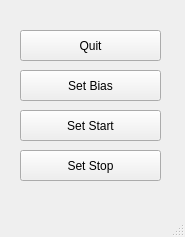
<?xml version="1.0" encoding="UTF-8"?>
<ui version="4.0">
 <class>MainWindow</class>
 <widget class="QMainWindow" name="MainWindow">
  <property name="geometry">
   <rect>
    <x>0</x>
    <y>0</y>
    <width>185</width>
    <height>237</height>
   </rect>
  </property>
  <property name="windowTitle">
   <string>MainWindow</string>
  </property>
  <widget class="QWidget" name="centralwidget">
   <widget class="QPushButton" name="Setbias">
    <property name="geometry">
     <rect>
      <x>20</x>
      <y>70</y>
      <width>141</width>
      <height>31</height>
     </rect>
    </property>
    <property name="text">
     <string>Set Bias</string>
    </property>
   </widget>
   <widget class="QPushButton" name="Setstart">
    <property name="geometry">
     <rect>
      <x>20</x>
      <y>110</y>
      <width>141</width>
      <height>31</height>
     </rect>
    </property>
    <property name="text">
     <string>Set Start</string>
    </property>
   </widget>
   <widget class="QPushButton" name="Setstop">
    <property name="geometry">
     <rect>
      <x>20</x>
      <y>150</y>
      <width>141</width>
      <height>31</height>
     </rect>
    </property>
    <property name="text">
     <string>Set Stop</string>
    </property>
   </widget>
   <widget class="QPushButton" name="Quit">
    <property name="geometry">
     <rect>
      <x>20</x>
      <y>30</y>
      <width>141</width>
      <height>31</height>
     </rect>
    </property>
    <property name="text">
     <string>Quit</string>
    </property>
   </widget>
  </widget>
  <widget class="QMenuBar" name="menubar">
   <property name="geometry">
    <rect>
     <x>0</x>
     <y>0</y>
     <width>185</width>
     <height>26</height>
    </rect>
   </property>
  </widget>
  <widget class="QStatusBar" name="statusbar"/>
 </widget>
 <resources/>
 <connections/>
</ui>
